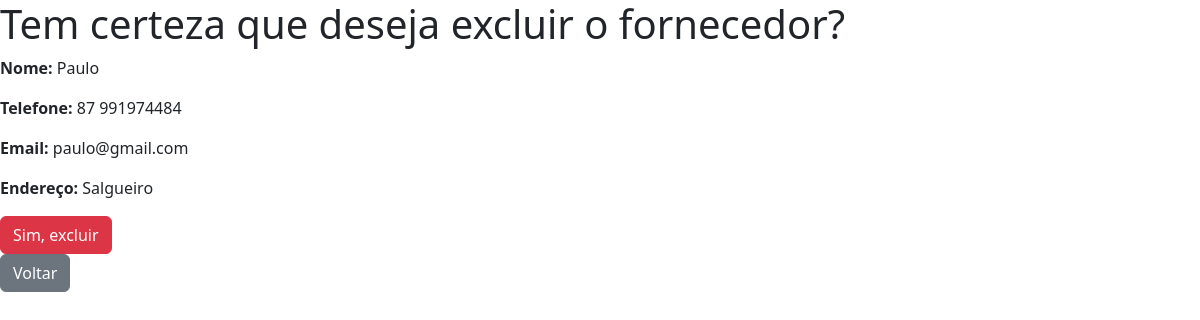
The page /fornecedor/deletar/1/ on the database as committed earlier.
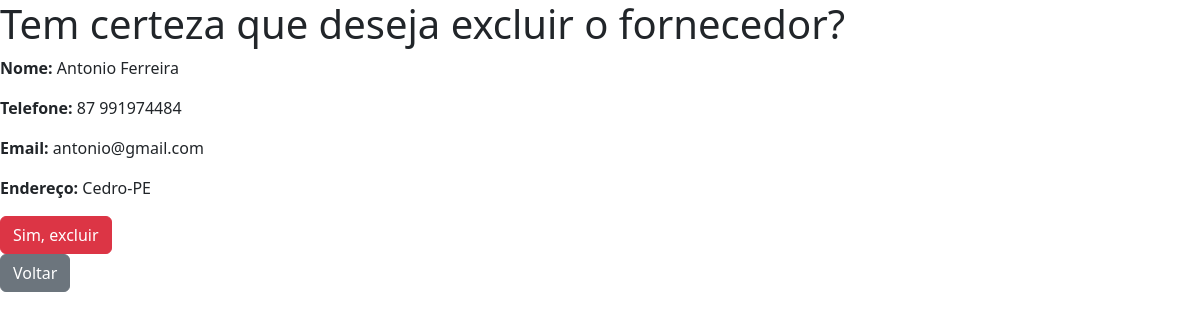
The same page on the database as committed later.
### estoque/models.py (models this page shows, shortened)
class Fornecedor(models.Model):
    id = models.AutoField(primary_key=True)
    nome = models.CharField(max_length=100)
    telefone = models.CharField(max_length=15)
    email = models.EmailField(max_length=255)
    endereco = models.CharField(max_length=200)

### estoque/views.py (the view)
# urls.py: path('fornecedor/deletar/<int:id>/', views.deletar_fornecedor, name='deletar_fornecedor'),
def deletar_fornecedor(request, id):
    fornecedor = get_object_or_404(Fornecedor, id=id)
    if request.method == 'POST':
        fornecedor.delete()
        return redirect('listar_fornecedores')
    return render(request, 'fornecedor/deletar_fornecedor.html', {'fornecedor': fornecedor})

### estoque/templates/fornecedor/deletar_fornecedor.html (shortened to what this page needs)
<!DOCTYPE html>
<html lang="pt-br">
<head>
    <link href="https://cdn.jsdelivr.net/npm/bootstrap@5.3.3/dist/css/bootstrap.min.css" rel="stylesheet"
>
</head>
<body>
    <h1>Tem certeza que deseja excluir o fornecedor?</h1>
    <p><strong>Nome:</strong> {{ fornecedor.nome }}</p>
    <p><strong>Telefone:</strong> {{ fornecedor.telefone }}</p>
    <p><strong>Email:</strong> {{ fornecedor.email }}</p>
    <p><strong>Endereço:</strong> {{ fornecedor.endereco }}</p>
    <form method="POST">
        <button type="submit" class="btn btn-danger">Sim, excluir</button>
    </form>
    <a href="{% url 'listar_fornecedores' %}" class="btn btn-secondary">Voltar</a>
</body>
</html>

Rows that differ between the two databases and show on the page:
changed Fornecedor: nome "Paulo" → "Antonio Ferreira"; email "paulo@gmail.com" → "antonio@gmail.com"; endereco "Salgueiro" → "Cedro-PE"
